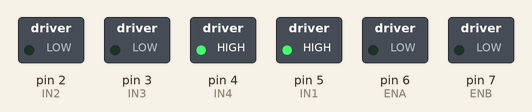
The sketch below on a simulated Arduino Uno, built with avr-gcc and run on an emulated ATmega328P. Parts: switched loads named in the sketch (green lamp = pin HIGH).

Above: at 0.1 s.
Timing chart, 0 to 1.6 s (numbered marks = the images above):
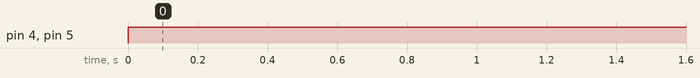

The sketch:

motor.ino
```cpp
const byte ENA=6;
const byte ENB=7;
const byte IN1=5;
const byte IN2=2;
const byte IN3=3;
const byte IN4=4;

int MAspeed = 00;
int MBspeed = 00;

void MAclock(){
  analogWrite(ENA, MAspeed);
  digitalWrite(IN1, LOW);
  digitalWrite(IN2, HIGH);
}

void MAanticlock(){
  analogWrite(ENA, MAspeed);
  digitalWrite(IN1, HIGH);
  digitalWrite(IN2, LOW);
}

void MBclock(){
  analogWrite(ENB, MBspeed);
  digitalWrite(IN3, LOW);
  digitalWrite(IN4, HIGH);
}


void MBanticlock(){
  analogWrite(ENB, MBspeed);
  digitalWrite(IN3, HIGH);
  digitalWrite(IN4, LOW);
}

void forward(){
  MBclock();
  MAanticlock();
}

void backward(){
  MAclock();
  MBanticlock();
}


void setup() {
  pinMode(ENA, OUTPUT);
  pinMode(ENB, OUTPUT);
  pinMode(IN1, OUTPUT);
  pinMode(IN2, OUTPUT);
  pinMode(IN3, OUTPUT);
  pinMode(IN4, OUTPUT);

}

void loop() {
  // put your main code here, to run repeatedly:
  forward();
}
```

Measured:
- by itself, pin 4 (IN4), pin 5 (IN1): LOW → HIGH at 0.00 s
